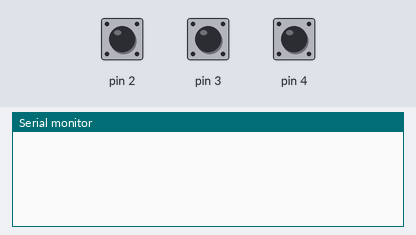
Bench run of a sketch on a simulated Arduino Uno, built with avr-gcc and run on an emulated ATmega328P. Shown: the last lines printed to the serial monitor. The inputs (shaded band) are chosen by the test bench; at power-on: pin 2 HIGH, pin 3 HIGH, pin 4 HIGH.

Above: at 1.4 s.
1.5 s: pin 2 pulled LOW for 0.35 s
At 3.0 s:
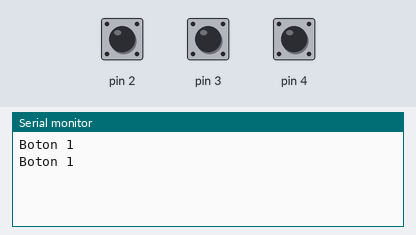
3.3 s: pin 3 pulled LOW for 0.35 s
At 4.5 s:
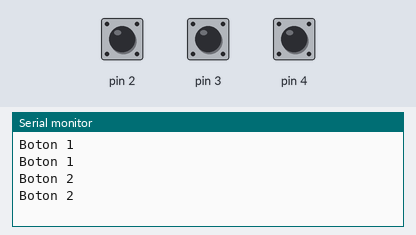
5.1 s: pin 4 pulled LOW for 0.35 s
At 5.9 s:
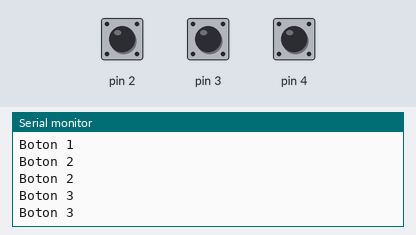
Timing chart, 0 to 8.1 s (numbered marks = the images above; inputs shaded):
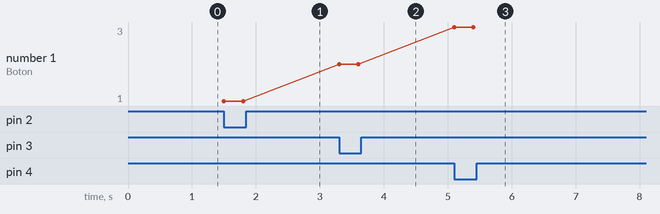

Measured:
- after the input at 1.5 s, the serial monitor: prints a new line at once (image 1)
- after the input at 3.3 s, the serial monitor: prints a new line at once (image 2)
- after the input at 5.1 s, the serial monitor: prints a new line at once (image 3)
- plotted number 1: 1 → 2 after the input at 3.3 s, 2 → 3 after the input at 5.1 s

The sketch:

botones.ino
```cpp
void setup()
{
Serial.begin(9600);
pinMode(2,INPUT);
pinMode(3,INPUT);
pinMode(4,INPUT);
digitalWrite(2,HIGH);
digitalWrite(3,HIGH);
digitalWrite(4,HIGH);
}

void loop()
{
 if(digitalRead(2) == LOW) Serial.println("Boton 1");
 if(digitalRead(3) == LOW) Serial.println("Boton 2");
 if(digitalRead(4) == LOW) Serial.println("Boton 3");
 delay(300);
}
```
